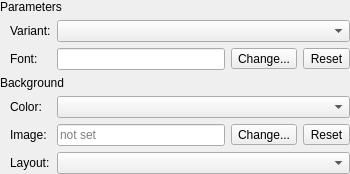
<?xml version="1.0" encoding="UTF-8"?>
<ui version="4.0">
 <class>AdiumOptionsWidgetClass</class>
 <widget class="QWidget" name="AdiumOptionsWidgetClass">
  <property name="geometry">
   <rect>
    <x>0</x>
    <y>0</y>
    <width>350</width>
    <height>162</height>
   </rect>
  </property>
  <layout class="QGridLayout" name="gridLayout">
   <property name="margin">
    <number>0</number>
   </property>
   <item row="0" column="0" colspan="4">
    <widget class="QLabel" name="lblParameters">
     <property name="text">
      <string notr="true">Parameters</string>
     </property>
     <property name="textFormat">
      <enum>Qt::RichText</enum>
     </property>
    </widget>
   </item>
   <item row="1" column="0">
    <widget class="QLabel" name="lblVariant">
     <property name="text">
      <string>Variant:</string>
     </property>
     <property name="textFormat">
      <enum>Qt::PlainText</enum>
     </property>
     <property name="indent">
      <number>10</number>
     </property>
     <property name="buddy">
      <cstring>cmbVariant</cstring>
     </property>
    </widget>
   </item>
   <item row="1" column="1" colspan="3">
    <widget class="QComboBox" name="cmbVariant">
     <property name="sizePolicy">
      <sizepolicy hsizetype="Expanding" vsizetype="Fixed">
       <horstretch>0</horstretch>
       <verstretch>0</verstretch>
      </sizepolicy>
     </property>
    </widget>
   </item>
   <item row="2" column="0">
    <widget class="QLabel" name="lblFont">
     <property name="text">
      <string>Font:</string>
     </property>
     <property name="textFormat">
      <enum>Qt::PlainText</enum>
     </property>
     <property name="indent">
      <number>10</number>
     </property>
    </widget>
   </item>
   <item row="2" column="1">
    <widget class="QLineEdit" name="lneFont">
     <property name="readOnly">
      <bool>true</bool>
     </property>
    </widget>
   </item>
   <item row="2" column="2">
    <widget class="QToolButton" name="tlbFontChange">
     <property name="text">
      <string>Change...</string>
     </property>
     <property name="toolButtonStyle">
      <enum>Qt::ToolButtonTextOnly</enum>
     </property>
    </widget>
   </item>
   <item row="2" column="3">
    <widget class="QToolButton" name="tlbFontReset">
     <property name="text">
      <string>Reset</string>
     </property>
    </widget>
   </item>
   <item row="3" column="0" colspan="4">
    <widget class="QLabel" name="lblBackground">
     <property name="text">
      <string notr="true">Background</string>
     </property>
     <property name="textFormat">
      <enum>Qt::RichText</enum>
     </property>
    </widget>
   </item>
   <item row="4" column="0">
    <widget class="QLabel" name="lblColor">
     <property name="text">
      <string>Color:</string>
     </property>
     <property name="textFormat">
      <enum>Qt::PlainText</enum>
     </property>
     <property name="indent">
      <number>10</number>
     </property>
     <property name="buddy">
      <cstring>cmbColor</cstring>
     </property>
    </widget>
   </item>
   <item row="4" column="1" colspan="3">
    <widget class="QComboBox" name="cmbColor">
     <property name="sizePolicy">
      <sizepolicy hsizetype="Expanding" vsizetype="Fixed">
       <horstretch>0</horstretch>
       <verstretch>0</verstretch>
      </sizepolicy>
     </property>
    </widget>
   </item>
   <item row="5" column="0">
    <widget class="QLabel" name="lblImage">
     <property name="text">
      <string>Image:</string>
     </property>
     <property name="textFormat">
      <enum>Qt::PlainText</enum>
     </property>
     <property name="indent">
      <number>10</number>
     </property>
    </widget>
   </item>
   <item row="5" column="1">
    <widget class="QLineEdit" name="lneImage">
     <property name="readOnly">
      <bool>true</bool>
     </property>
     <property name="placeholderText">
      <string>not set</string>
     </property>
    </widget>
   </item>
   <item row="5" column="2">
    <widget class="QToolButton" name="tlbImageChange">
     <property name="text">
      <string>Change...</string>
     </property>
    </widget>
   </item>
   <item row="5" column="3">
    <widget class="QToolButton" name="tlbImageReset">
     <property name="text">
      <string>Reset</string>
     </property>
    </widget>
   </item>
   <item row="6" column="0">
    <widget class="QLabel" name="lblImageLayout">
     <property name="text">
      <string>Layout:</string>
     </property>
     <property name="textFormat">
      <enum>Qt::PlainText</enum>
     </property>
     <property name="indent">
      <number>10</number>
     </property>
     <property name="buddy">
      <cstring>cmbImageLayout</cstring>
     </property>
    </widget>
   </item>
   <item row="6" column="1" colspan="3">
    <widget class="QComboBox" name="cmbImageLayout">
     <property name="sizePolicy">
      <sizepolicy hsizetype="Expanding" vsizetype="Fixed">
       <horstretch>0</horstretch>
       <verstretch>0</verstretch>
      </sizepolicy>
     </property>
    </widget>
   </item>
  </layout>
 </widget>
 <layoutdefault spacing="6" margin="11"/>
 <resources/>
 <connections/>
</ui>
